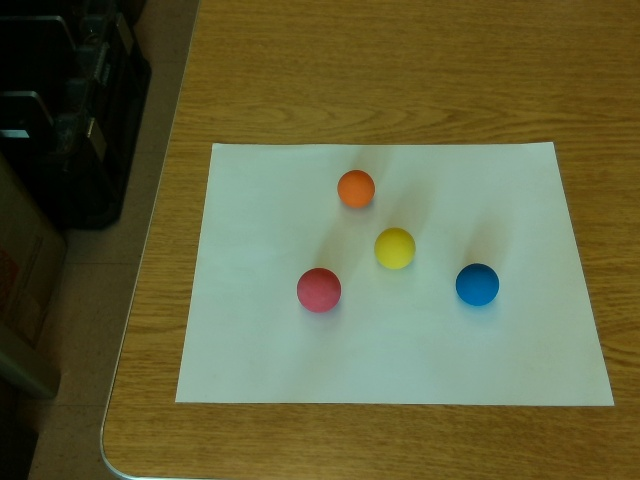
#> input picture lab8/image_prelab8.jpg, 640 x 480 px
$ python prelab8.py
#> lines starting #> are read from the running program, lines starting #| are printed output that depends on the picture; after the words box and inside, x2 and y2 are one past the last pixel; in counts of white or black regions, pixels touching at a corner belong together
# EE471 Prelab 8 11/13/2025
# William Taing wtaing@calpoly.edu
# Description: for Prelab8

import numpy as np
import cv2
import matplotlib.pyplot as plt
from pathlib import Path


def detect_balls(image_path):
    # Read Image
    image_path = Path(image_path)
    image = cv2.imread(str(image_path))
#> image is the input picture: shape (480, 640, 3); mean B, G, R 62.3, 98.6, 98.1
    original = image.copy()

    # Brightness/Contrast
    image = cv2.convertScaleAbs(image, alpha=1.2, beta=30)
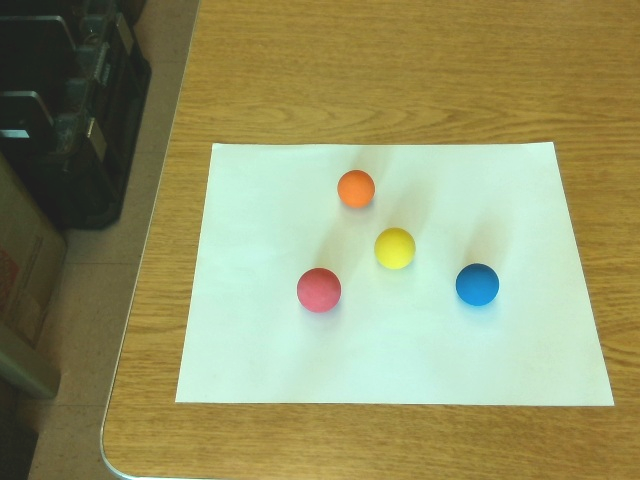
#> image: shape (480, 640, 3); mean B, G, R 104.7, 148.3, 147.7

    # Convert to HSV
    hsv = cv2.cvtColor(image, cv2.COLOR_BGR2HSV)
#> hsv: shape (480, 640, 3); mean H, S, V 41.1, 101.8, 160.2

    # Define HSV ranges for red and blue (1°-180°)
    # Red
    lower_red1 = np.array([0, 75, 75])
    upper_red1 = np.array([11, 255, 255])
    lower_red2 = np.array([160, 75, 75])
    upper_red2 = np.array([180, 255, 255])

    # Blue
    lower_blue = np.array([95, 75, 75])
    upper_blue = np.array([135, 255, 255])

    # Yellow
    lower_yellow = np.array([27, 100, 100])
    upper_yellow = np.array([40, 255, 255])

    # Orange
    lower_orange = np.array([10, 50, 50])
    upper_orange = np.array([20, 255, 255])

    # Create masks
    red_mask1 = cv2.inRange(hsv, lower_red1, upper_red1)
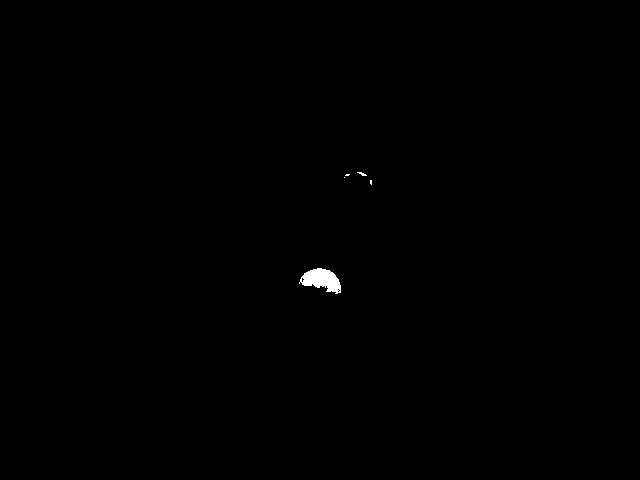
#> red_mask1: shape (480, 640); 0.22% white; 5 white regions (3 under 20 px), largest, box (x1, y1, x2, y2) and area: (299, 268, 341, 294) 652, (357, 172, 367, 176) 20
    red_mask2 = cv2.inRange(hsv, lower_red2, upper_red2)
#> red_mask2: shape (480, 640); 0.27% white; 3 white regions (2 under 20 px), largest, box (x1, y1, x2, y2) and area: (298, 282, 340, 312) 824
    red_mask = cv2.bitwise_or(red_mask1, red_mask2)
#> red_mask: shape (480, 640); 0.5% white; 5 white regions (3 under 20 px), largest, box (x1, y1, x2, y2) and area: (298, 268, 341, 312) 1484, (357, 172, 367, 176) 20

    blue_mask = cv2.inRange(hsv, lower_blue, upper_blue)
#> blue_mask: shape (480, 640); 0.5% white; 2 white regions (1 under 20 px), largest, box (x1, y1, x2, y2) and area: (456, 264, 500, 308) 1523

    yellow_mask = cv2.inRange(hsv, lower_yellow, upper_yellow)
#> yellow_mask: shape (480, 640); 1.3% white; 208 white regions (187 under 20 px), largest, box (x1, y1, x2, y2) and area: (375, 227, 415, 269) 1328, (160, 64, 185, 109) 497, (145, 102, 175, 153) 344

    orange_mask = cv2.inRange(hsv, lower_orange, upper_orange)
#> orange_mask: shape (480, 640); 1.5% white; 317 white regions (289 under 20 px), largest, box (x1, y1, x2, y2) and area: (338, 170, 375, 210) 1185, (0, 246, 21, 313) 718, (582, 418, 614, 464) 479

    # Apply morphological operations to clean up the masks
    kernel = np.ones((5,5), np.uint8)
    red_mask = cv2.morphologyEx(red_mask, cv2.MORPH_OPEN, kernel)
#> red_mask: shape (480, 640); 0.48% white; 1 white region, box (x1, y1, x2, y2) and area: (299, 268, 341, 312) 1481
    red_mask = cv2.morphologyEx(red_mask, cv2.MORPH_CLOSE, kernel)

    blue_mask = cv2.morphologyEx(blue_mask, cv2.MORPH_OPEN, kernel)
#> blue_mask: shape (480, 640); 0.5% white; 1 white region, box (x1, y1, x2, y2) and area: (456, 264, 500, 308) 1521
    blue_mask = cv2.morphologyEx(blue_mask, cv2.MORPH_CLOSE, kernel)

    yellow_mask = cv2.morphologyEx(yellow_mask, cv2.MORPH_OPEN, kernel)
#> yellow_mask: shape (480, 640); 0.63% white; 8 white regions, largest, box (x1, y1, x2, y2) and area: (375, 227, 415, 269) 1328, (163, 78, 176, 103) 270, (115, 250, 130, 260) 103
    yellow_mask = cv2.morphologyEx(yellow_mask, cv2.MORPH_CLOSE, kernel)
#> yellow_mask: shape (480, 640); 0.64% white; 6 white regions, box (x1, y1, x2, y2) and area: (375, 227, 415, 269) 1328, (163, 65, 176, 103) 352, (115, 250, 130, 260) 103, (148, 113, 159, 125) 67, (131, 213, 141, 219) 55, (133, 225, 139, 234) 51

    orange_mask = cv2.morphologyEx(orange_mask, cv2.MORPH_OPEN, kernel)
#> orange_mask: shape (480, 640); 0.76% white; 7 white regions, largest, box (x1, y1, x2, y2) and area: (338, 170, 375, 210) 1185, (0, 248, 21, 312) 670, (588, 432, 606, 448) 198
    orange_mask = cv2.morphologyEx(orange_mask, cv2.MORPH_CLOSE, kernel)
#> orange_mask: shape (480, 640); 0.78% white; 6 white regions, box (x1, y1, x2, y2) and area: (338, 170, 375, 210) 1185, (0, 248, 21, 312) 714, (587, 419, 606, 448) 298, (565, 446, 574, 456) 80, (570, 466, 583, 474) 77, (598, 136, 604, 142) 36

    # Create output images with only red and blue objects
    red_result = cv2.bitwise_and(image, image, mask=red_mask)
    blue_result = cv2.bitwise_and(image, image, mask=blue_mask)
    yellow_result = cv2.bitwise_and(image, image, mask=yellow_mask)
    orange_result = cv2.bitwise_and(image, image, mask=orange_mask)

    # Convert to grayscale
    red_gray = cv2.cvtColor(red_result, cv2.COLOR_BGR2GRAY)
    blue_gray = cv2.cvtColor(blue_result, cv2.COLOR_BGR2GRAY)
    yellow_gray = cv2.cvtColor(yellow_result, cv2.COLOR_BGR2GRAY)
    orange_gray = cv2.cvtColor(orange_result, cv2.COLOR_BGR2GRAY)

    # Apply Gaussian blur
    red_gray_blurred = cv2.GaussianBlur(red_gray, (5, 5), 0)
    blue_gray_blurred = cv2.GaussianBlur(blue_gray, (5, 5), 0)
    yellow_gray_blurred = cv2.GaussianBlur(yellow_gray, (5, 5), 0)
    orange_gray_blurred = cv2.GaussianBlur(orange_gray, (5, 5), 0)

    # Otsu's thresholding
    _, red_thresh_otsu = cv2.threshold(red_gray_blurred, 0, 255, cv2.THRESH_BINARY + cv2.THRESH_OTSU)
#> red_thresh_otsu: shape (480, 640); 0.48% white; 1 white region, box (x1, y1, x2, y2) and area: (299, 268, 341, 312) 1475
    _, blue_thresh_otsu = cv2.threshold(blue_gray_blurred, 0, 255, cv2.THRESH_BINARY + cv2.THRESH_OTSU)
#> blue_thresh_otsu: shape (480, 640); 0.5% white; 1 white region, box (x1, y1, x2, y2) and area: (456, 264, 501, 309) 1541
    _, yellow_thresh_otsu = cv2.threshold(yellow_gray_blurred, 0, 255, cv2.THRESH_BINARY + cv2.THRESH_OTSU)
#> yellow_thresh_otsu: shape (480, 640); 0.56% white; 8 white regions (2 under 20 px), largest, box (x1, y1, x2, y2) and area: (375, 227, 415, 269) 1338, (164, 79, 175, 102) 219, (116, 251, 129, 259) 57, (171, 66, 175, 74) 29, (132, 214, 140, 218) 27, (134, 226, 138, 233) 25
    _, orange_thresh_otsu = cv2.threshold(orange_gray_blurred, 0, 255, cv2.THRESH_BINARY + cv2.THRESH_OTSU)
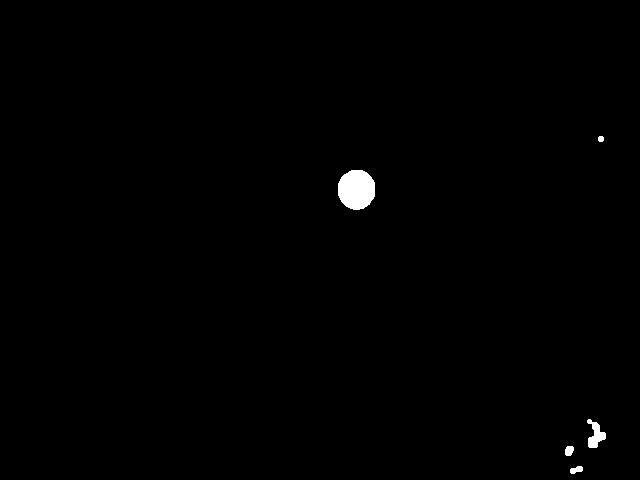
#> orange_thresh_otsu: shape (480, 640); 0.54% white; 5 white regions

    # Find contours on the edge image
    red_contours, _ = cv2.findContours(red_thresh_otsu, cv2.RETR_EXTERNAL, cv2.CHAIN_APPROX_SIMPLE)
#> red_contours = 1 contour; box (x1, y1, x2, y2) and area: (299, 268, 341, 312) 1413
    blue_contours, _ = cv2.findContours(blue_thresh_otsu, cv2.RETR_EXTERNAL, cv2.CHAIN_APPROX_SIMPLE)
#> blue_contours = 1 contour; box (x1, y1, x2, y2) and area: (456, 264, 501, 309) 1477
    yellow_contours, _ = cv2.findContours(yellow_thresh_otsu, cv2.RETR_EXTERNAL, cv2.CHAIN_APPROX_SIMPLE)
#> yellow_contours = 8 contours, 5 with area under 20; largest, box (x1, y1, x2, y2) and area: (375, 227, 415, 269) 1280, (164, 79, 175, 102) 190, (116, 251, 129, 259) 41
    orange_contours, _ = cv2.findContours(orange_thresh_otsu, cv2.RETR_EXTERNAL, cv2.CHAIN_APPROX_SIMPLE)
#> orange_contours = 5 contours; box (x1, y1, x2, y2) and area: (338, 170, 375, 210) 1138, (587, 419, 606, 448) 246, (565, 446, 574, 456) 60, (570, 466, 583, 474) 56, (598, 136, 604, 142) 23

    # Create debug image for contours
    red_contour_debug = original.copy()
    blue_contour_debug = original.copy()
    yellow_contour_debug = original.copy()
    orange_contour_debug = original.copy()
    cv2.drawContours(red_contour_debug, red_contours, -1, (0,255,0), 2)
#> red_contour_debug: shape (480, 640, 3); 0.15% of pixels changed, all inside (x1, y1, x2, y2) = (298, 267, 342, 313)
    cv2.drawContours(blue_contour_debug, blue_contours, -1, (0,255,0), 2)
#> blue_contour_debug: shape (480, 640, 3); 0.15% of pixels changed, all inside (x1, y1, x2, y2) = (455, 263, 502, 310)
    cv2.drawContours(yellow_contour_debug, yellow_contours, -1, (0,255,0), 2)
#> yellow_contour_debug: shape (480, 640, 3); 0.3% of pixels changed, all inside (x1, y1, x2, y2) = (115, 65, 416, 270)
    cv2.drawContours(orange_contour_debug, orange_contours, -1, (0,255,0), 2)
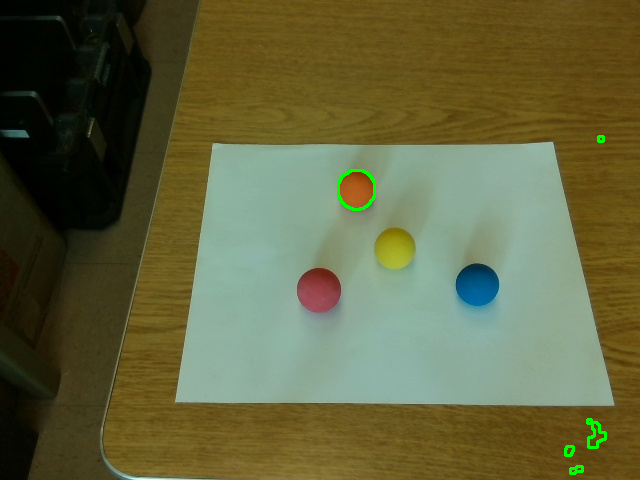
#> orange_contour_debug: shape (480, 640, 3); 0.31% of pixels changed, all inside (x1, y1, x2, y2) = (337, 135, 607, 475)


    # Process each contour
    min_area = 1000  # Adjust based on your image
    min_circularity = 0.5  # Lower threshold for circularity

    # Red contours
    for contour in red_contours:
        # Calculate area and perimeter
        area = cv2.contourArea(contour)
        perimeter = cv2.arcLength(contour, True)

        # Filter small contours and print area for debugging
        # print(f"Contour area: {area}")
        if area < min_area:
            continue

        # Calculate circularity
        circularity = 4 * np.pi * area / (perimeter * perimeter) if perimeter > 0 else 0
        # print(f"Circularity: {circularity}")

        # If shape is roughly circular
        if circularity > min_circularity:
            # Calculate moments
            M = cv2.moments(contour)
            if M["m00"] != 0:
                # Calculate centroid
                cx = int(M["m10"] / M["m00"])
                cy = int(M["m01"] / M["m00"])

                # Calculate radius from area
                radius = int(np.sqrt(area / np.pi))

                # Draw the outer circle
                cv2.circle(original, (cx, cy), radius, (0, 255, 0), 2)
                # Draw the center point
                cv2.circle(original, (cx, cy), 3, (0, 0, 255), -1)

                # Add measurements
                cv2.putText(original, f'Area: {area:.0f}',
                          (cx-20, cy-40),
                          cv2.FONT_HERSHEY_SIMPLEX, 0.5, (255, 255, 255), 2)
                cv2.putText(original, f'Circ: {circularity:.2f}',
                          (cx-20, cy-20),
                          cv2.FONT_HERSHEY_SIMPLEX, 0.5, (255, 255, 255), 2)
                cv2.putText(original, f'Color: Red',
                          (cx-20, cy-60),
                          cv2.FONT_HERSHEY_SIMPLEX, 0.5, (255, 255, 255), 2)
                # Terminal Print
                print(f"Red: {cx}, {cy}")
#> this loop made 1 pass
#> (area, perimeter, circularity, cx, cy, radius) on pass 1: (1413, 141.1, 0.892, 319, 289, 21)
#> (printed output is left out)

    # Blue contours
    for contour in blue_contours:
        # Calculate area and perimeter
        area = cv2.contourArea(contour)
        perimeter = cv2.arcLength(contour, True)

        # Filter small contours and print area for debugging
        # print(f"Contour area: {area}")
        if area < min_area:
            continue

        # Calculate circularity
        circularity = 4 * np.pi * area / (perimeter * perimeter) if perimeter > 0 else 0
        # print(f"Circularity: {circularity}")

        # If shape is roughly circular
        if circularity > min_circularity:
            # Calculate moments
            M = cv2.moments(contour)
            if M["m00"] != 0:
                # Calculate centroid
                cx = int(M["m10"] / M["m00"])
                cy = int(M["m01"] / M["m00"])

                # Calculate radius from area
                radius = int(np.sqrt(area / np.pi))

                # Draw the outer circle
                cv2.circle(original, (cx, cy), radius, (0, 255, 0), 2)
                # Draw the center point
                cv2.circle(original, (cx, cy), 3, (0, 0, 255), -1)

                # Add measurements
                cv2.putText(original, f'Area: {area:.0f}',
                          (cx-20, cy-40),
                          cv2.FONT_HERSHEY_SIMPLEX, 0.5, (255, 255, 255), 2)
                cv2.putText(original, f'Circ: {circularity:.2f}',
                          (cx-20, cy-20),
                          cv2.FONT_HERSHEY_SIMPLEX, 0.5, (255, 255, 255), 2)
                cv2.putText(original, f'Color: Blue',
                          (cx-20, cy-60),
                          cv2.FONT_HERSHEY_SIMPLEX, 0.5, (255, 255, 255), 2)
                # Terminal Print
                print(f"Blue: {cx}, {cy}")
#> this loop made 1 pass
#> (area, perimeter, circularity, cx, cy, radius) on pass 1: (1477, 146.7, 0.862, 477, 286, 21)
#> (printed output is left out)
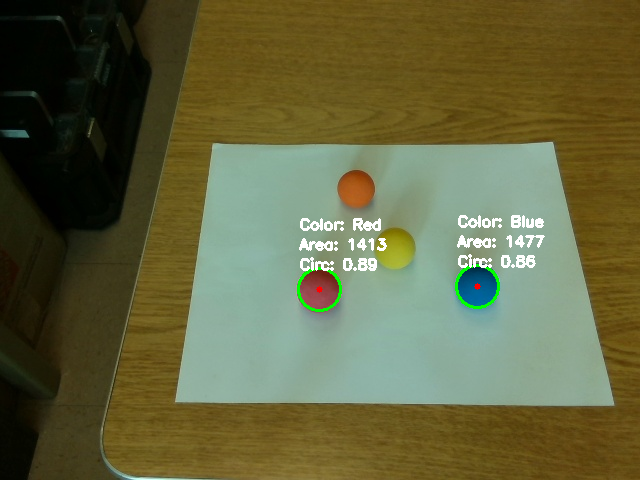
#> original: shape (480, 640, 3); mean B, G, R 63.3, 100, 99.1

    # Yellow contours
    for contour in yellow_contours:
        # Calculate area and perimeter
        area = cv2.contourArea(contour)
        perimeter = cv2.arcLength(contour, True)

        # Filter small contours and print area for debugging
        # print(f"Contour area: {area}")
        if area < min_area:
            continue

        # Calculate circularity
        circularity = 4 * np.pi * area / (perimeter * perimeter) if perimeter > 0 else 0
        # print(f"Circularity: {circularity}")

        # If shape is roughly circular
        if circularity > min_circularity:
            # Calculate moments
            M = cv2.moments(contour)
            if M["m00"] != 0:
                # Calculate centroid
                cx = int(M["m10"] / M["m00"])
                cy = int(M["m01"] / M["m00"])

                # Calculate radius from area
                radius = int(np.sqrt(area / np.pi))

                # Draw the outer circle
                cv2.circle(original, (cx, cy), radius, (0, 255, 0), 2)
                # Draw the center point
                cv2.circle(original, (cx, cy), 3, (0, 0, 255), -1)

                # Add measurements
                cv2.putText(original, f'Area: {area:.0f}',
                          (cx-20, cy-40),
                          cv2.FONT_HERSHEY_SIMPLEX, 0.5, (255, 255, 255), 2)
                cv2.putText(original, f'Circ: {circularity:.2f}',
                          (cx-20, cy-20),
                          cv2.FONT_HERSHEY_SIMPLEX, 0.5, (255, 255, 255), 2)
                cv2.putText(original, f'Color: Yellow',
                          (cx-20, cy-60),
                          cv2.FONT_HERSHEY_SIMPLEX, 0.5, (255, 255, 255), 2)
                # Terminal Print
                print(f"Yellow: {cx}, {cy}")
#> this loop made 8 passes
#> (area, perimeter, circularity, cx, cy, radius) on pass 2: (1280, 133.1, 0.909, 394, 247, 20)
#> (printed output is left out)
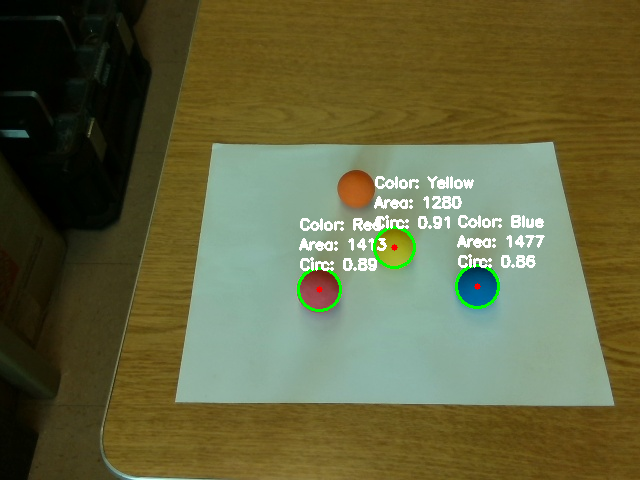
#> original: shape (480, 640, 3); 0.66% of pixels changed, all inside (x1, y1, x2, y2) = (373, 176, 474, 269)

    # Orange contours
    for contour in orange_contours:
        # Calculate area and perimeter
        area = cv2.contourArea(contour)
        perimeter = cv2.arcLength(contour, True)

        # Filter small contours and print area for debugging
        # print(f"Contour area: {area}")
        if area < min_area:
            continue

        # Calculate circularity
        circularity = 4 * np.pi * area / (perimeter * perimeter) if perimeter > 0 else 0
        # print(f"Circularity: {circularity}")

        # If shape is roughly circular
        if circularity > min_circularity:
            # Calculate moments
            M = cv2.moments(contour)
            if M["m00"] != 0:
                # Calculate centroid
                cx = int(M["m10"] / M["m00"])
                cy = int(M["m01"] / M["m00"])

                # Calculate radius from area
                radius = int(np.sqrt(area / np.pi))

                # Draw the outer circle
                cv2.circle(original, (cx, cy), radius, (0, 255, 0), 2)
                # Draw the center point
                cv2.circle(original, (cx, cy), 3, (0, 0, 255), -1)

                # Add measurements
                cv2.putText(original, f'Area: {area:.0f}',
                          (cx-20, cy-40),
                          cv2.FONT_HERSHEY_SIMPLEX, 0.5, (255, 255, 255), 2)
                cv2.putText(original, f'Circ: {circularity:.2f}',
                          (cx-20, cy-20),
                          cv2.FONT_HERSHEY_SIMPLEX, 0.5, (255, 255, 255), 2)
                cv2.putText(original, f'Color: Orange',
                          (cx-20, cy-60),
                          cv2.FONT_HERSHEY_SIMPLEX, 0.5, (255, 255, 255), 2)
                # Terminal Print
                print(f"Orange: {cx}, {cy}")
#> this loop made 5 passes
#> (area, perimeter, circularity, cx, cy, radius) on pass 4: (1138.5, 126, 0.901, 356, 189, 19)
#> (printed output is left out)
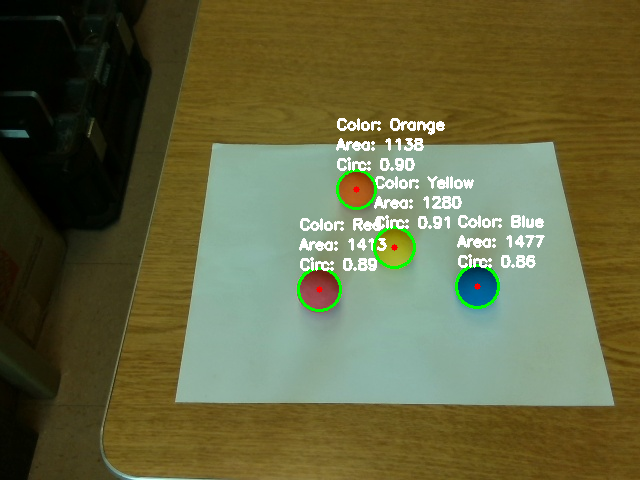
#> original: shape (480, 640, 3); 0.68% of pixels changed, all inside (x1, y1, x2, y2) = (336, 118, 445, 210)


    # Display Images
    # cv2.imshow('original', original)
    # cv2.imshow('image', image)
    cv2.imshow('red', red_result)
    # cv2.imshow('blue', blue_result)
    # cv2.imshow('yellow', yellow_result)
    # cv2.imshow('orange', orange_result)
    cv2.imshow('red Otsu Threshold', red_thresh_otsu)
    # cv2.imshow('blue Otsu Threshold', blue_thresh_otsu)
    # cv2.imshow('yellow Otsu Threshold', yellow_thresh_otsu)
    # cv2.imshow('orange Otsu Threshold', orange_thresh_otsu)
    cv2.imshow('red contour', red_contour_debug)
    # cv2.imshow('blue contour', blue_contour_debug)
    # cv2.imshow('yellow contour', yellow_contour_debug)
    # cv2.imshow('orange contour', orange_contour_debug)
    cv2.imshow('Detected Circles (Contours)', original)
    cv2.waitKey(0)
    cv2.destroyAllWindows()


if __name__ == "__main__":
    script_dir = Path(__file__).parent
    image_path = script_dir / "image_prelab8.jpg"   # Get file path
    detect_balls(image_path)
